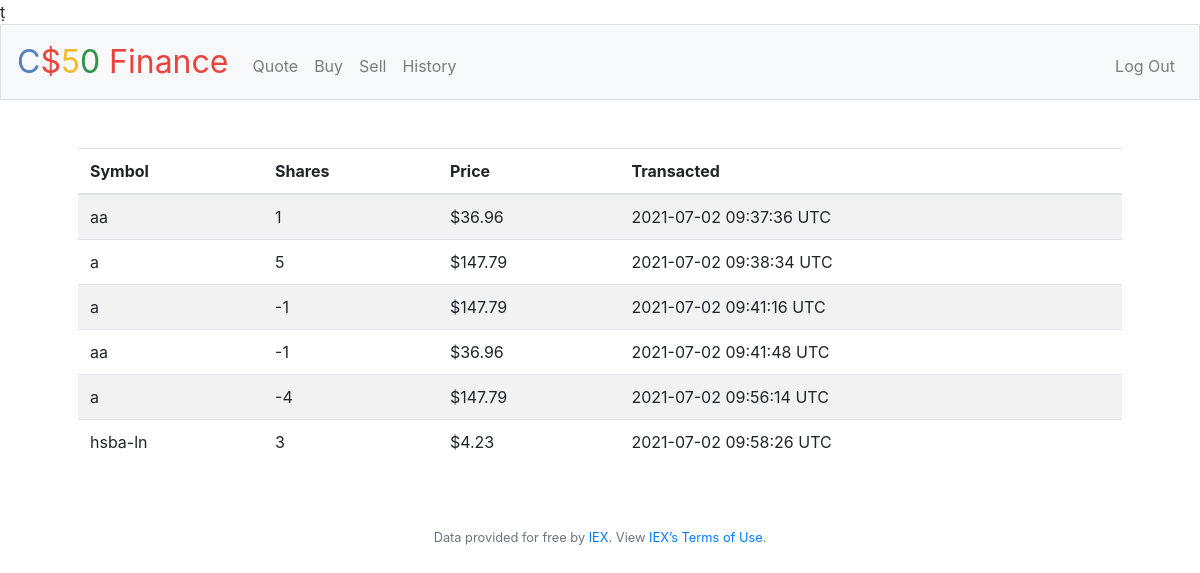
Screenshot of /history (signed in) with the database file from the repository.
### tables this page shows
CREATE TABLE history (user_id INTERGER NOT NULL, symbol TEXT NOT NULL, amount INTEGER, time TEXT NOT NULL, 'price' real, FOREIGN KEY(user_id) REFERENCES users(id));

### application.py (the view)
@app.route("/history")
@login_required
def history():
    history = db.execute("SELECT * from history WHERE user_id=?", session["user_id"])
    return render_template("history.html", history=history)

### application.py (called while the page is built)
@app.after_request
def after_request(response):
    response.headers["Cache-Control"] = "no-cache, no-store, must-revalidate"
    response.headers["Expires"] = 0
    response.headers["Pragma"] = "no-cache"
    return response

### helpers.py (called while the page is built)
def login_required(f):
    @wraps(f)
    def decorated_function(*args, **kwargs):
        if session.get("user_id") is None:
            return redirect("/login")
        return f(*args, **kwargs)
    return decorated_function

### templates/history.html (shortened to what this page needs)
{% extends "layout.html" %}
{% block main %}
    <table class="table table-striped">
        <thead>
            <th>Symbol</th>
            <th>Shares</th>
            <th>Price</th>
            <th>Transacted</th>
        </thead>
        <tbody>
            {% for row in history %}
                <tr>
                    <td>{{row.symbol}}</td>
                    <td>{{row.amount}}</td>
                    <td>${{"%.2f"|format(row.price)}}</td>
                    <td>{{row.time}} UTC</td>
                </tr>
            {% endfor %}
        </tbody>
    </table>
{% endblock %}

### rows the page displays
history: symbol "aa", amount "1", price "36.96", time "2021-07-02 09:37:36"
history: symbol "a", amount "5", price "147.79", time "2021-07-02 09:38:34"
history: symbol "a", amount "-1", price "147.79", time "2021-07-02 09:41:16"
history: symbol "aa", amount "-1", price "36.96", time "2021-07-02 09:41:48"
history: symbol "a", amount "-4", price "147.79", time "2021-07-02 09:56:14"
history: symbol "hsba-ln", amount "3", price "4.23", time "2021-07-02 09:58:26"
